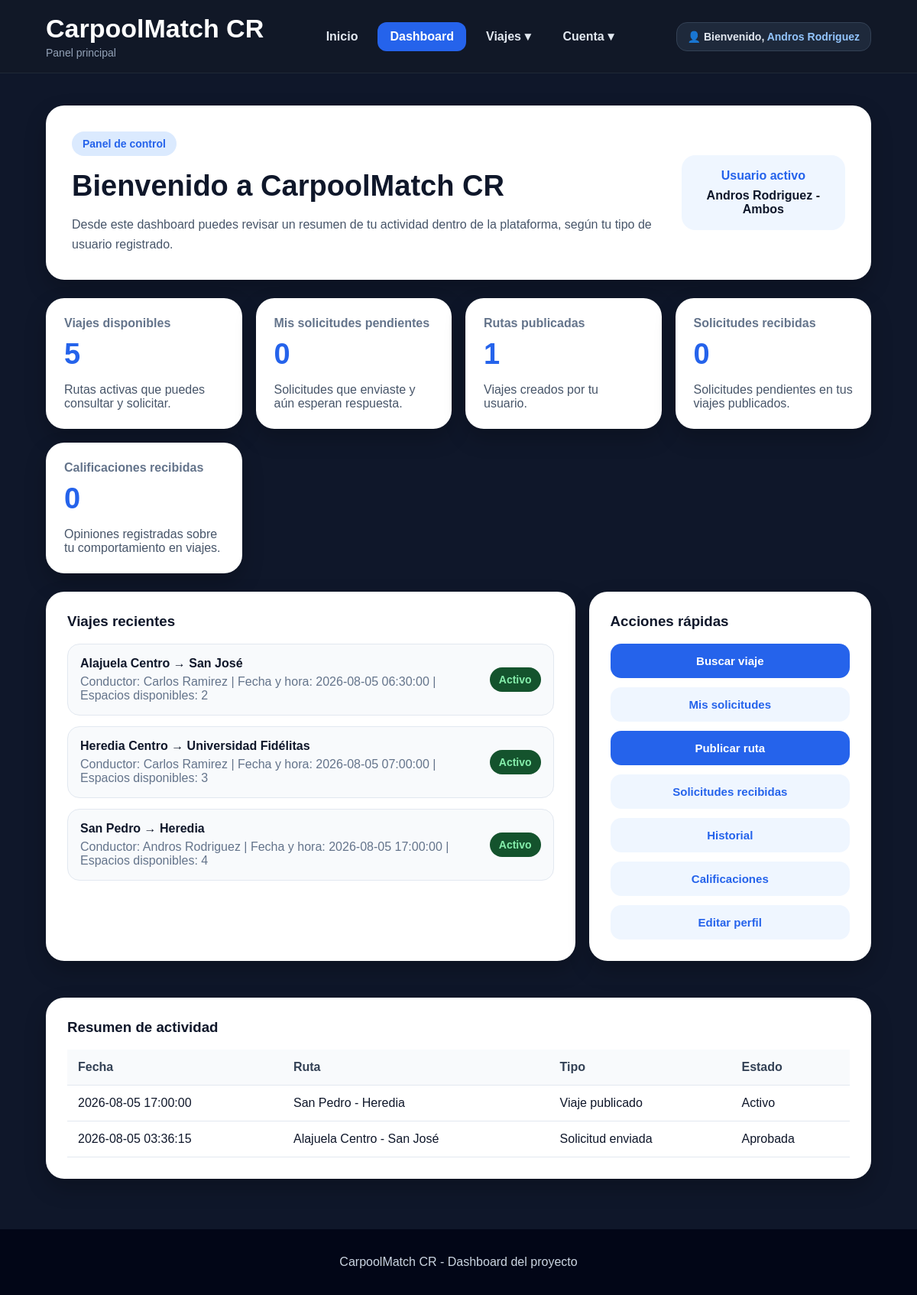
The page /dashboard.php (signed in) on the database its author committed.
### tables this page shows
CREATE TABLE viajes (
    id_viaje INT AUTO_INCREMENT PRIMARY KEY,
    id_conductor INT NOT NULL,
    punto_salida VARCHAR(150) NOT NULL,
    destino VARCHAR(150) NOT NULL,
    fecha_hora DATETIME NOT NULL,
    asientos_disponibles INT NOT NULL,
    observaciones TEXT,
    estado ENUM('Activo', 'Completo', 'Cancelado') DEFAULT 'Activo',
    fecha_publicacion TIMESTAMP DEFAULT CURRENT_TIMESTAMP,
    FOREIGN KEY (id_conductor) REFERENCES usuarios(id_usuario)
);

CREATE TABLE usuarios (
    id_usuario INT AUTO_INCREMENT PRIMARY KEY,
    nombre VARCHAR(100) NOT NULL,
    correo VARCHAR(120) NOT NULL UNIQUE,
    telefono VARCHAR(8) NOT NULL,
    tipo_usuario ENUM('Conductor', 'Pasajero', 'Ambos') NOT NULL,
    contrasena VARCHAR(255) NOT NULL,
    fecha_registro TIMESTAMP DEFAULT CURRENT_TIMESTAMP,
    reputacion DECIMAL(3,2) DEFAULT 5.00,
    estado ENUM('Activo', 'Inactivo') DEFAULT 'Activo'
);

### dashboard.php (the view, shortened to what this page needs)
<?php
include "php/conexion.php";
$idUsuario = $_SESSION["id_usuario"];
$nombreUsuario = $_SESSION["nombre"];
$tipoUsuario = $_SESSION["tipo_usuario"];
$esPasajero = ($tipoUsuario == "Pasajero");
$esConductor = ($tipoUsuario == "Conductor");
$esAmbos = ($tipoUsuario == "Ambos");
$puedeBuscarViajes = ($esPasajero || $esAmbos);
$puedePublicarViajes = ($esConductor || $esAmbos);
$consultaViajesDisponibles = "SELECT COUNT(*) AS total FROM viajes WHERE estado = 'Activo'";
$resultadoViajesDisponibles = mysqli_query($conexion, $consultaViajesDisponibles);
$viajesDisponibles = mysqli_fetch_assoc($resultadoViajesDisponibles)["total"];
$consultaSolicitudesPasajero = "SELECT COUNT(*) AS total
                                FROM solicitudes
                                WHERE id_pasajero = ?
                                AND estado_solicitud = 'Pendiente'";
$stmtSolicitudesPasajero = mysqli_prepare($conexion, $consultaSolicitudesPasajero);
mysqli_stmt_bind_param($stmtSolicitudesPasajero, "i", $idUsuario);
mysqli_stmt_execute($stmtSolicitudesPasajero);
$resultadoSolicitudesPasajero = mysqli_stmt_get_result($stmtSolicitudesPasajero);
$solicitudesPasajero = mysqli_fetch_assoc($resultadoSolicitudesPasajero)["total"];
$consultaSolicitudesConductor = "SELECT COUNT(*) AS total
                                 FROM solicitudes
                                 INNER JOIN viajes ON solicitudes.id_viaje = viajes.id_viaje
                                 WHERE viajes.id_conductor = ?
                                 AND solicitudes.estado_solicitud = 'Pendiente'";
$stmtSolicitudesConductor = mysqli_prepare($conexion, $consultaSolicitudesConductor);
mysqli_stmt_bind_param($stmtSolicitudesConductor, "i", $idUsuario);
mysqli_stmt_execute($stmtSolicitudesConductor);
$resultadoSolicitudesConductor = mysqli_stmt_get_result($stmtSolicitudesConductor);
$solicitudesConductor = mysqli_fetch_assoc($resultadoSolicitudesConductor)["total"];
$consultaRutasPublicadas = "SELECT COUNT(*) AS total
                            FROM viajes
                            WHERE id_conductor = ?";
$stmtRutas = mysqli_prepare($conexion, $consultaRutasPublicadas);
mysqli_stmt_bind_param($stmtRutas, "i", $idUsuario);
mysqli_stmt_execute($stmtRutas);
$resultadoRutas = mysqli_stmt_get_result($stmtRutas);
$rutasPublicadas = mysqli_fetch_assoc($resultadoRutas)["total"];
$consultaCalificaciones = "SELECT COUNT(*) AS total
                           FROM calificaciones
                           WHERE id_evaluado = ?";
$stmtCalificaciones = mysqli_prepare($conexion, $consultaCalificaciones);
mysqli_stmt_bind_param($stmtCalificaciones, "i", $idUsuario);
mysqli_stmt_execute($stmtCalificaciones);
$resultadoCalificaciones = mysqli_stmt_get_result($stmtCalificaciones);
$totalCalificaciones = mysqli_fetch_assoc($resultadoCalificaciones)["total"];
$consultaViajesRecientes = "SELECT viajes.punto_salida,
                                   viajes.destino,
                                   viajes.fecha_hora,
                                   viajes.asientos_disponibles,
                                   viajes.estado,
                                   usuarios.nombre AS nombre_conductor
                            FROM viajes
                            INNER JOIN usuarios ON viajes.id_conductor = usuarios.id_usuario
                            WHERE viajes.estado = 'Activo'
                            ORDER BY viajes.fecha_hora ASC
                            LIMIT 3";
$resultadoViajesRecientes = mysqli_query($conexion, $consultaViajesRecientes);
$consultaActividad = "SELECT viajes.punto_salida,
                             viajes.destino,
                             viajes.fecha_hora,
                             viajes.estado,
                             'Viaje publicado' AS tipo
                      FROM viajes
                      WHERE id_conductor = ?
                      UNION
                      SELECT viajes.punto_salida,
                             viajes.destino,
                             solicitudes.fecha_solicitud AS fecha_hora,
                             solicitudes.estado_solicitud AS estado,
                             'Solicitud enviada' AS tipo
                      FROM solicitudes
                      INNER JOIN viajes ON solicitudes.id_viaje = viajes.id_viaje
                      WHERE solicitudes.id_pasajero = ?
                      UNION
                      SELECT viajes.punto_salida,
                             viajes.destino,
                             solicitudes.fecha_solicitud AS fecha_hora,
                             solicitudes.estado_solicitud AS estado,
                             'Solicitud recibida' AS tipo
                      FROM solicitudes
                      INNER JOIN viajes ON solicitudes.id_viaje = viajes.id_viaje
                      WHERE viajes.id_conductor = ?
                      ORDER BY fecha_hora DESC
                      LIMIT 4";
$stmtActividad = mysqli_prepare($conexion, $consultaActividad);
mysqli_stmt_bind_param($stmtActividad, "iii", $idUsuario, $idUsuario, $idUsuario);
mysqli_stmt_execute($stmtActividad);
$resultadoActividad = mysqli_stmt_get_result($stmtActividad);
?>
<!DOCTYPE html>
<html lang="es">
<head>
    <link rel="stylesheet" href="css/style.css">
</head>
<body>
    <header class="header">
        <div class="brand">
            <h1>CarpoolMatch CR</h1>
            <p>Panel principal</p>
        </div>
        <nav class="nav">
            <a href="index.php">Inicio</a>
            <a href="dashboard.php" class="nav-btn">Dashboard</a>
            <div class="menu-dropdown">
                <span class="menu-btn">Viajes ▾</span>
            </div>
            <div class="menu-dropdown">
                <span class="menu-btn">Cuenta ▾</span>
            </div>
        </nav>
        <div class="usuario-header">
            👤 Bienvenido, <span><?php echo $nombreUsuario; ?></span>
        </div>
    </header>
    <main class="dashboard container">
        <section class="dashboard-welcome card">
            <div>
                <span class="tag">Panel de control</span>
                <h2>Bienvenido a CarpoolMatch CR</h2>
                <p>
                    Desde este dashboard puedes revisar un resumen de tu actividad dentro de la plataforma,
                    según tu tipo de usuario registrado.
                </p>
            </div>
            <div class="dashboard-user">
                <strong>Usuario activo</strong>
                <span><?php echo $nombreUsuario . " - " . $tipoUsuario; ?></span>
            </div>
        </section>
        <section class="dashboard-stats">
            <?php if ($puedeBuscarViajes) { ?>
                <article class="dashboard-card card">
                    <span>Viajes disponibles</span>
                    <strong><?php echo $viajesDisponibles; ?></strong>
                    <p>Rutas activas que puedes consultar y solicitar.</p>
                </article>
                <article class="dashboard-card card">
                    <span>Mis solicitudes pendientes</span>
                    <strong><?php echo $solicitudesPasajero; ?></strong>
                    <p>Solicitudes que enviaste y aún esperan respuesta.</p>
                </article>
            <?php } ?>
            <?php if ($puedePublicarViajes) { ?>
                <article class="dashboard-card card">
                    <span>Rutas publicadas</span>
                    <strong><?php echo $rutasPublicadas; ?></strong>
                    <p>Viajes creados por tu usuario.</p>
                </article>
                <article class="dashboard-card card">
                    <span>Solicitudes recibidas</span>
                    <strong><?php echo $solicitudesConductor; ?></strong>
                    <p>Solicitudes pendientes en tus viajes publicados.</p>
                </article>
            <?php } ?>
            <article class="dashboard-card card">
                <span>Calificaciones recibidas</span>
                <strong><?php echo $totalCalificaciones; ?></strong>
                <p>Opiniones registradas sobre tu comportamiento en viajes.</p>
            </article>
        </section>
        <section class="dashboard-grid">
            <article class="card dashboard-section">
                <?php if ($puedeBuscarViajes) { ?>
                    <h3>Viajes recientes</h3>
                    <div class="dashboard-list">
                        <?php if (mysqli_num_rows($resultadoViajesRecientes) > 0) { ?>
                            <?php while ($viaje = mysqli_fetch_assoc($resultadoViajesRecientes)) { ?>
                                <div class="dashboard-item">
                                    <div>
                                        <strong>
                                            <?php echo $viaje["punto_salida"]; ?> → <?php echo $viaje["destino"]; ?>
                                        </strong>
                                        <p>
                                            Conductor: <?php echo $viaje["nombre_conductor"]; ?> |
                                            Fecha y hora: <?php echo $viaje["fecha_hora"]; ?> |
                                            Espacios disponibles: <?php echo $viaje["asientos_disponibles"]; ?>
                                        </p>
                                    </div>
                                    <span class="status">
                                        <?php echo $viaje["estado"]; ?>
                                    </span>
                                </div>
                            <?php } ?>
                        <?php } else { ?>
                            <p>No hay viajes recientes disponibles.</p>
                        <?php } ?>
                    </div>
                <?php } ?>
            </article>
            <article class="card dashboard-section">
                <h3>Acciones rápidas</h3>
                <div class="quick-actions">
                    <?php if ($puedeBuscarViajes) { ?>
                        <a href="viajes.php" class="btn btn-primary full">Buscar viaje</a>
                        <a href="solicitudes.php" class="btn btn-secondary full">Mis solicitudes</a>
                    <?php } ?>
                    <?php if ($puedePublicarViajes) { ?>
                        <a href="publicar-viaje.php" class="btn btn-primary full">Publicar ruta</a>
                        <a href="solicitudes-recibidas.php" class="btn btn-secondary full">Solicitudes recibidas</a>
                    <?php } ?>
                    <a href="historial.php" class="btn btn-secondary full">Historial</a>
                    <a href="calificaciones.php" class="btn btn-secondary full">Calificaciones</a>
                    <a href="perfil.php" class="btn btn-secondary full">Editar perfil</a>
                </div>
            </article>
        </section>
        <section class="card dashboard-section">
            <h3>Resumen de actividad</h3>
            <table class="dashboard-table">
                <thead>
                    <tr>
                        <th>Fecha</th>
                        <th>Ruta</th>
                        <th>Tipo</th>
                        <th>Estado</th>
                    </tr>
                </thead>
                <tbody>
                    <?php if (mysqli_num_rows($resultadoActividad) > 0) { ?>
                        <?php while ($actividad = mysqli_fetch_assoc($resultadoActividad)) { ?>
                            <tr>
                                <td><?php echo $actividad["fecha_hora"]; ?></td>
                                <td><?php echo $actividad["punto_salida"]; ?> - <?php echo $actividad["destino"]; ?></td>
                                <td><?php echo $actividad["tipo"]; ?></td>
                                <td><?php echo $actividad["estado"]; ?></td>
                            </tr>
                        <?php } ?>
                    <?php } else { ?>
                        <tr>
                            <td colspan="4">No hay actividad registrada todavía.</td>
                        </tr>
                    <?php } ?>
                </tbody>
            </table>
        </section>
    </main>
    <footer class="footer">
        <p>CarpoolMatch CR - Dashboard del proyecto</p>
    </footer>
</body>
</html>

### rows shown on the page
viajes: punto_salida "Alajuela Centro", destino "San José", id_conductor.nombre "Carlos Ramirez", fecha_hora "2026-08-05 06:30:00", asientos_disponibles "2", estado "Activo"
viajes: punto_salida "Heredia Centro", destino "Universidad Fidélitas", id_conductor.nombre "Carlos Ramirez", fecha_hora "2026-08-05 07:00:00", asientos_disponibles "3", estado "Activo"
viajes: punto_salida "San Pedro", destino "Heredia", id_conductor.nombre "Andros Rodriguez", fecha_hora "2026-08-05 17:00:00", asientos_disponibles "4", estado "Activo"

### other values the page prints
$nombreUsuario "Andros Rodriguez"
$tipoUsuario "Ambos"
$viajesDisponibles "5"
$solicitudesPasajero "0"
$rutasPublicadas "1"
$solicitudesConductor "0"
$totalCalificaciones "0"
$actividad["fecha_hora"] "2026-08-05 17:00:00"
$actividad["punto_salida"] "San Pedro"
$actividad["destino"] "Heredia"
$actividad["tipo"] "Viaje publicado"
$actividad["estado"] "Activo"
$actividad["fecha_hora"] "2026-08-05 03:36:15"
$actividad["punto_salida"] "Alajuela Centro"
$actividad["destino"] "San José"
